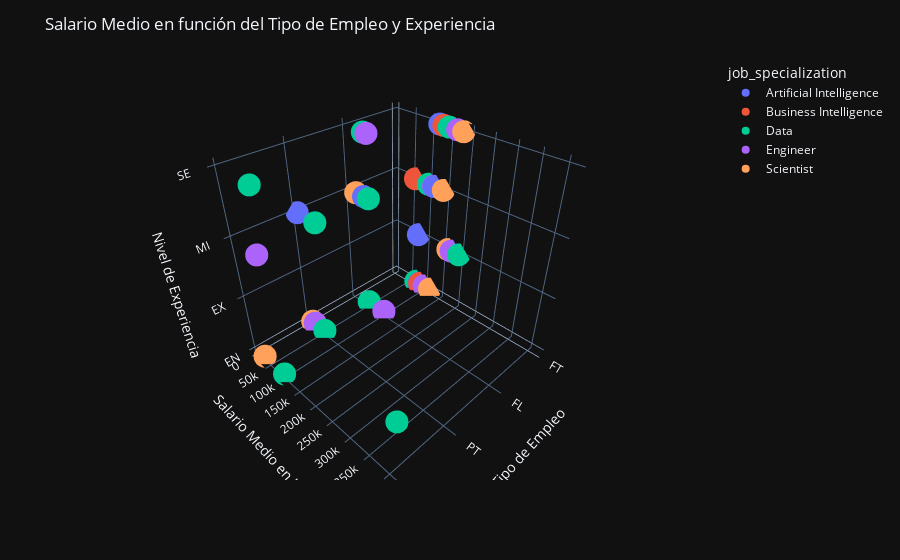

This figure's notebook cell:
### Markdown cell above
#### Comparación del Salario por Experiencia y Tipo de Contrato

### Code cell
by_employment = df.groupby(['job_specialization','experience_level','employment_type'])['salary_in_usd'].mean().reset_index()

fig = px.scatter_3d(by_employment,
                    x='employment_type', y='salary_in_usd', z='experience_level', color='job_specialization', template="plotly_dark")
fig.update_layout(
    title="Salario Medio en función del Tipo de Empleo y Experiencia",
    scene=dict(
        xaxis=dict(title="Tipo de Empleo"),
        yaxis=dict(title="Salario Medio en USD"),
        zaxis=dict(title="Nivel de Experiencia")
    )
)

fig.show()

### Figure 1 — Plotly figure (JSON) as saved in the notebook; plotly's stock layout.template omitted (floating-point values rounded to 4 significant figures)
{"data": [{"hovertemplate": "job_specialization=Artificial Intelligence<br>employment_type=%{x}<br>salary_in_usd=%{y}<br>experience_level=%{z}<extra></extra>", "legendgroup": "Artificial Intelligence", "marker": {"color": "#636efa", "symbol": "circle"}, "mode": "markers", "name": "Artificial Intelligence", "scene": "scene", "showlegend": true, "type": "scatter3d", "x": ["FT", "FT", "FL", "FT", "PT", "FL", "FT"], "y": [83770.0, 76309, 45555, 117100.0, 5409, 50000, 124500.0], "z": ["EN", "EX", "MI", "MI", "MI", "SE", "SE"]}, {"hovertemplate": "job_specialization=Business Intelligence<br>employment_type=%{x}<br>salary_in_usd=%{y}<br>experience_level=%{z}<extra></extra>", "legendgroup": "Business Intelligence", "marker": {"color": "#EF553B", "symbol": "circle"}, "mode": "markers", "name": "Business Intelligence", "scene": "scene", "showlegend": true, "type": "scatter3d", "x": ["FT", "PT", "FT", "FT"], "y": [85350.0, 12000, 63000, 134875], "z": ["EN", "EN", "MI", "SE"]}, {"hovertemplate": "job_specialization=Data<br>employment_type=%{x}<br>salary_in_usd=%{y}<br>experience_level=%{z}<extra></extra>", "legendgroup": "Data", "marker": {"color": "#00cc96", "symbol": "circle"}, "mode": "markers", "name": "Data", "scene": "scene", "showlegend": true, "type": "scatter3d", "x": ["CT", "FL", "FT", "PT", "CT", "FT", "FL", "FT", "PT", "CT", "FL", "FT"], "y": [100000, 50000, 72350.0, 55590.0, 416000, 196600.0, 60000, 101000.0, 61137, 97500, 50000, 148500.0], "z": ["EN", "EN", "EN", "EN", "EX", "EX", "MI", "MI", "MI", "SE", "SE", "SE"]}, {"hovertemplate": "job_specialization=Engineer<br>employment_type=%{x}<br>salary_in_usd=%{y}<br>experience_level=%{z}<extra></extra>", "legendgroup": "Engineer", "marker": {"color": "#ab63fa", "symbol": "circle"}, "mode": "markers", "name": "Engineer", "scene": "scene", "showlegend": true, "type": "scatter3d", "x": ["FL", "FT", "PT", "FT", "CT", "FT", "FL", "FT"], "y": [100000, 99630.0, 21216, 175125, 78600, 115300.0, 60000, 169500.0], "z": ["EN", "EN", "EN", "EX", "MI", "MI", "SE", "SE"]}, {"hovertemplate": "job_specialization=Scientist<br>employment_type=%{x}<br>salary_in_usd=%{y}<br>experience_level=%{z}<extra></extra>", "legendgroup": "Scientist", "marker": {"color": "#FFA15A", "symbol": "circle"}, "mode": "markers", "name": "Scientist", "scene": "scene", "showlegend": true, "type": "scatter3d", "x": ["CT", "FT", "PT", "FT", "FL", "FT", "FT"], "y": [30469, 118100.0, 12000, 166000.0, 21260.0, 143100.0, 184400.0], "z": ["EN", "EN", "EN", "EX", "MI", "MI", "SE"]}], "layout": {"legend": {"title": {"text": "job_specialization"}, "tracegroupgap": 0}, "margin": {"t": 60}, "scene": {"domain": {"x": [0, 1], "y": [0, 1]}, "xaxis": {"title": {"text": "Tipo de Empleo"}}, "yaxis": {"title": {"text": "Salario Medio en USD"}}, "zaxis": {"title": {"text": "Nivel de Experiencia"}}}, "title": {"text": "Salario Medio en función del Tipo de Empleo y Experiencia"}}}
